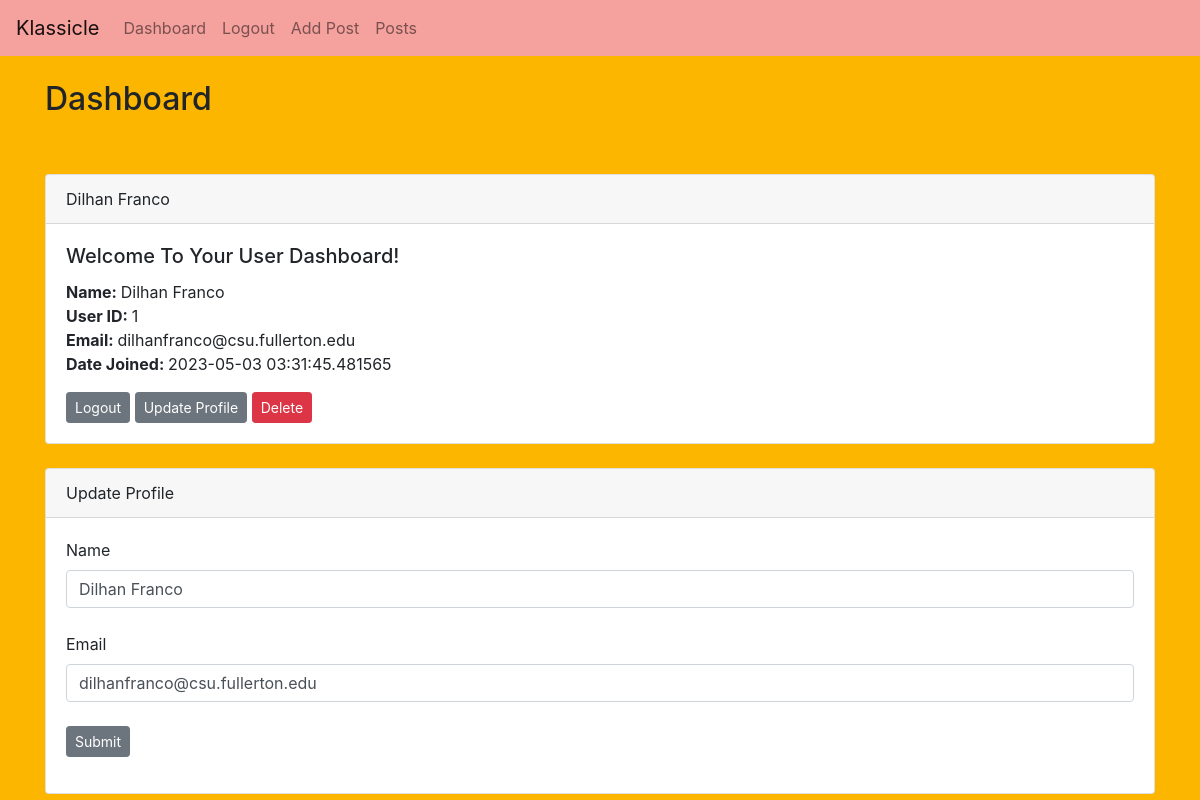
The app's page /dashboard (signed in) with its own data.
### app.py (models this page shows, shortened)
class Users(db.Model, UserMixin):
    id = db.Column(db.Integer, primary_key=True)
    name = db.Column(db.String(200), nullable=False)
    email = db.Column(db.String(200), nullable=False, unique=True)
    date_added = db.Column(db.DateTime, default=datetime.utcnow)
    password_hash = db.Column(db.String(128))
    posts = db.relationship('Posts', backref='poster')
    @property
    def password(self):
        raise AttributeError('Password is not a readable attribute!')

### app.py (the view)
@app.route('/dashboard', methods=['GET', 'POST'])
@login_required
def dashboard():
    form = UserForm()
    id = current_user.id
    name_to_update = Users.query.get_or_404(id)
    if request.method == "POST":
        name_to_update.name = request.form['name']
        name_to_update.email = request.form['email']
        try:
            db.session.commit()
            flash("User Updated Successfully!")
            return render_template("dashboard.html", form=form, name_to_update=name_to_update)
        except:
            db.session.commit()
            flash("User Failed to Update!")
            return render_template("dashboard.html", form=form, name_to_update=name_to_update)
    else:
        return render_template("dashboard.html", form=form, name_to_update=name_to_update, id=id)
    return render_template('dashboard.html')

### webforms.py
class UserForm(FlaskForm):
    name = StringField("Name", validators=[DataRequired()])
    email = StringField("Email", validators=[DataRequired()])
    password_hash = PasswordField("Password", validators=[DataRequired(), EqualTo('password_hash2', message='Passwords Must Match!')])
    password_hash2 = PasswordField("Confirm Password", validators=[DataRequired()])
    submit = SubmitField("Submit")

### app.py (called while the page is built)
@login_manager.user_loader
def load_user(user_id):
    return Users.query.get(int(user_id))

### templates/dashboard.html (shortened to what this page needs)
{% extends 'base.html' %}
{% block content %}
    <h2>Dashboard</h2>
    <br/><br/>
    <div class="card">
        <div class="card-header">{{ current_user.name }}</div>
        <div class="card-body">
            <h5 class="card-title">Welcome To Your User Dashboard!</h5>
            <p class="card-text">
                <strong>Name: </strong>{{ current_user.name }}<br/>
                <strong>User ID: </strong>{{ current_user.id }}<br/>
                <strong>Email: </strong>{{ current_user.email }}<br/>
                <strong>Date Joined: </strong>{{ current_user.date_added }}<br/>
            </p>
            <a href="{{ url_for('logout')}}" class="btn btn-secondary btn-sm">Logout</a>
            <a href="{{ url_for('update', id=current_user.id)}}" class="btn btn-secondary btn-sm">Update Profile</a>
            <a href="{{ url_for('delete', id=current_user.id)}}" class = "btn btn-danger btn-sm">Delete</a>
        </div>
    </div>
    <br/>
    <div class="card">
        <div class="card-header">Update Profile</div>
        <div class="card-body">
            <form action="/dashboard" method = "POST">
                {{ form.name.label(class="form-label") }}
                {{ form.name(class="form-control", value=name_to_update.name) }}
                <br/>
                {{ form.email.label(class="form-label") }}
                {{ form.email(class="form-control", value=name_to_update.email) }}
                <br/>
                {{form.submit(class="btn btn-secondary btn-sm")}}
            </form>
        </div>
    </div>
{% endblock %}

### records on screen
Users: name "Dilhan Franco", id "1", email "dilhanfranco@csu.fullerton.edu", date_added "2023-05-03 03:31:45.481565"
